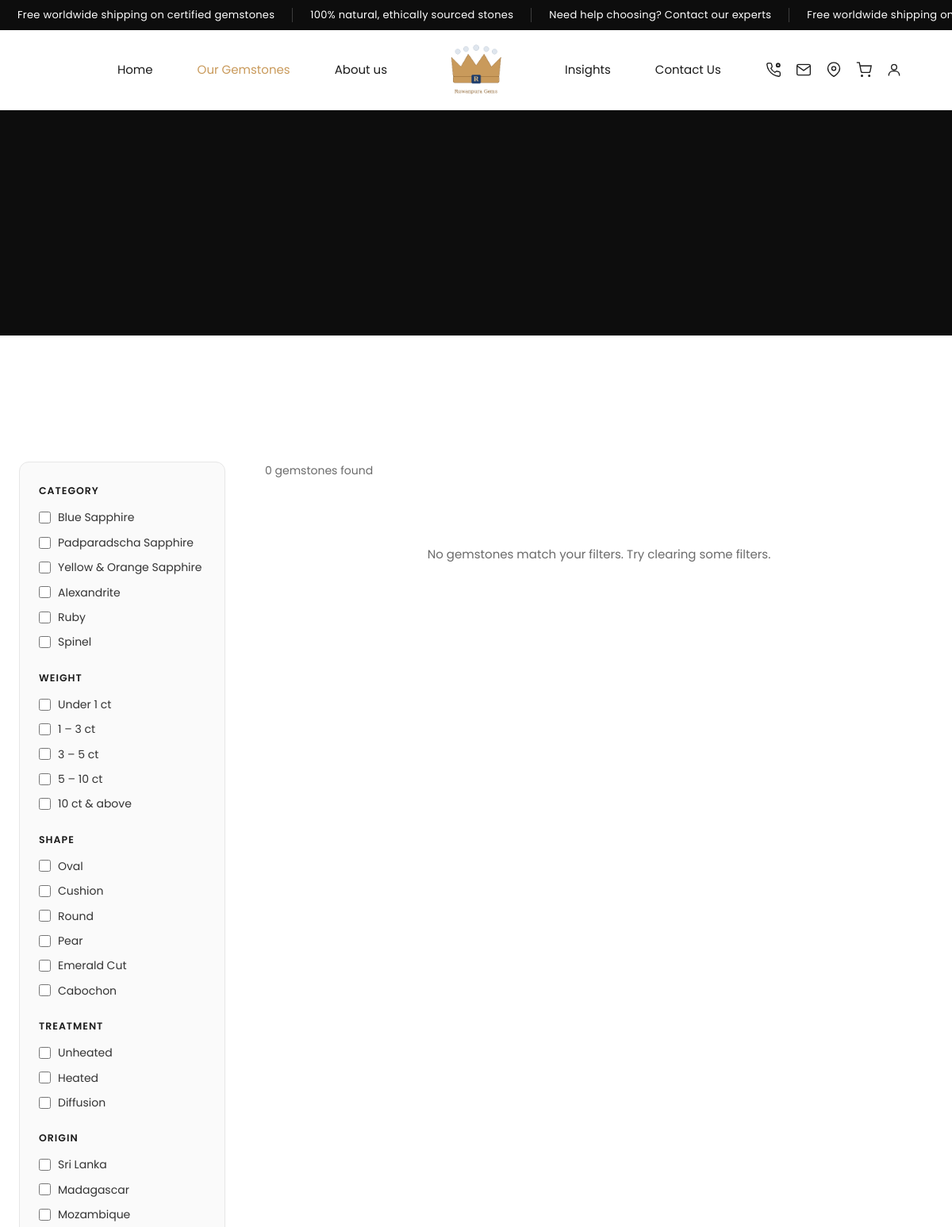
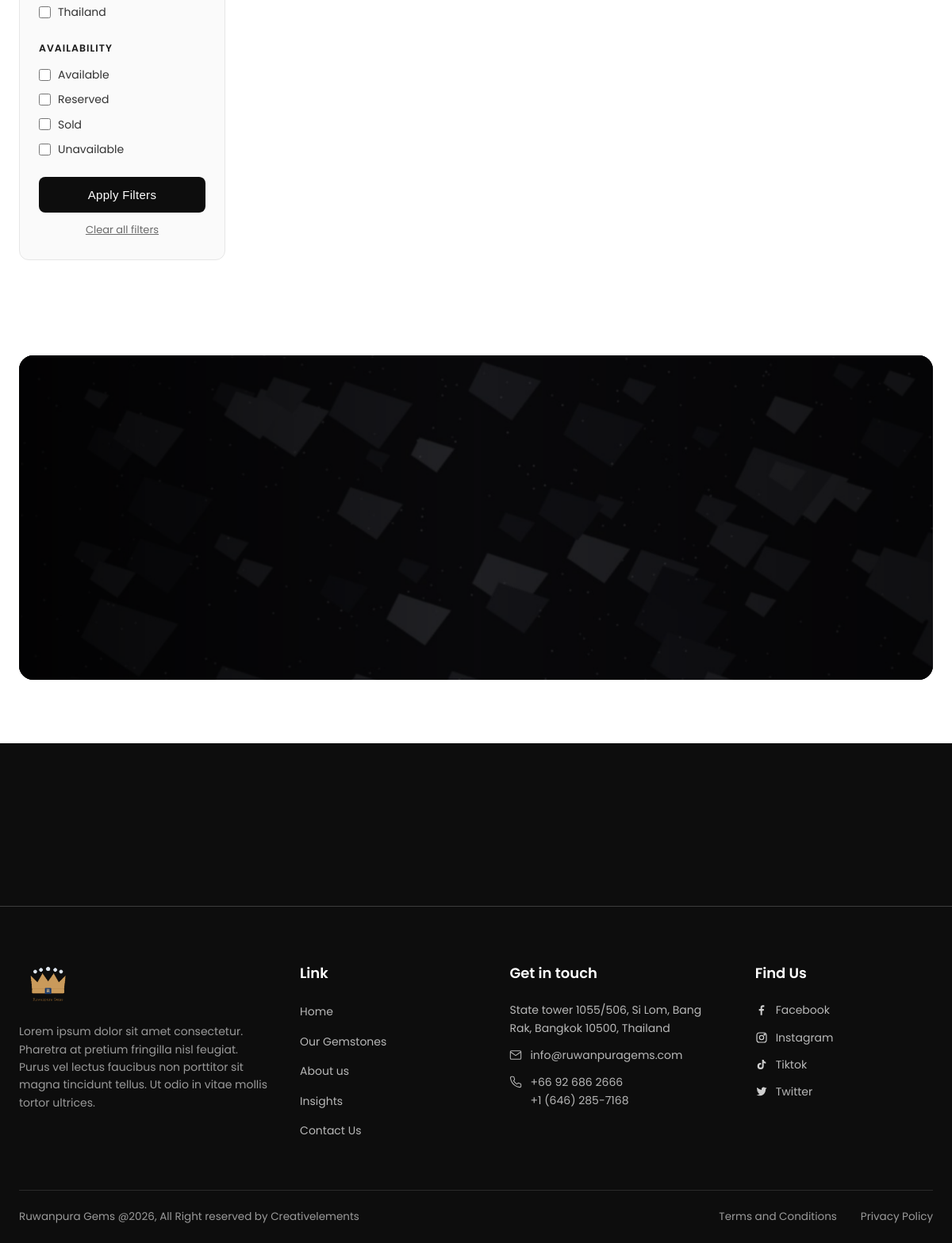
Page /gemstones.php on the committed database (2 pictures, top to bottom).
### tables this page shows
CREATE TABLE IF NOT EXISTS `announcement_cards` (
  `id` INT(11) NOT NULL AUTO_INCREMENT,
  `text` VARCHAR(255) DEFAULT NULL,
  `link` VARCHAR(255) DEFAULT NULL,
  `sort_order` INT(11) NOT NULL DEFAULT 0,
  `is_active` TINYINT(1) NOT NULL DEFAULT 1,
  PRIMARY KEY (`id`)
);

CREATE TABLE IF NOT EXISTS `gem_categories` (
  `id` INT(11) NOT NULL AUTO_INCREMENT,
  `name` VARCHAR(120) NOT NULL,
  `slug` VARCHAR(140) NOT NULL,
  `sort_order` INT(11) NOT NULL DEFAULT 0,
  `is_active` TINYINT(1) NOT NULL DEFAULT 1,
  PRIMARY KEY (`id`),
  UNIQUE KEY `slug` (`slug`)
);

CREATE TABLE IF NOT EXISTS `gem_shapes` (
  `id` INT(11) NOT NULL AUTO_INCREMENT,
  `name` VARCHAR(120) NOT NULL,
  `sort_order` INT(11) NOT NULL DEFAULT 0,
  `is_active` TINYINT(1) NOT NULL DEFAULT 1,
  PRIMARY KEY (`id`)
);

CREATE TABLE IF NOT EXISTS `gem_treatments` (
  `id` INT(11) NOT NULL AUTO_INCREMENT,
  `name` VARCHAR(120) NOT NULL,
  `sort_order` INT(11) NOT NULL DEFAULT 0,
  `is_active` TINYINT(1) NOT NULL DEFAULT 1,
  PRIMARY KEY (`id`)
);

CREATE TABLE IF NOT EXISTS `gem_origins` (
  `id` INT(11) NOT NULL AUTO_INCREMENT,
  `name` VARCHAR(120) NOT NULL,
  `sort_order` INT(11) NOT NULL DEFAULT 0,
  `is_active` TINYINT(1) NOT NULL DEFAULT 1,
  PRIMARY KEY (`id`)
);

### includes/db.php (called while the page is built, shortened)
<?php
class Database
{
    private static $instance = null;
    private function __construct()
    {
        $dsn = 'mysql:host=' . DB_HOST . ';dbname=' . DB_NAME . ';charset=' . DB_CHARSET;
        $options = [
            PDO::ATTR_ERRMODE            => PDO::ERRMODE_EXCEPTION,
            PDO::ATTR_DEFAULT_FETCH_MODE => PDO::FETCH_ASSOC,
            PDO::ATTR_EMULATE_PREPARES   => false,
        ];
        try {
            $this->pdo = new PDO($dsn, DB_USER, DB_PASS, $options);
        } catch (PDOException $e) {
            die('Database connection failed: ' . htmlspecialchars($e->getMessage()));
        }
    }
    public static function getInstance()
    {
        if (self::$instance === null) {
            self::$instance = new self();
        }
        return self::$instance;
    }
}
function db()
{
    return Database::getInstance()->pdo;
}

### includes/functions.php (called while the page is built, shortened)
<?php
require_once __DIR__ . '/db.php';
function e($str)
{
    return htmlspecialchars($str ?? '', ENT_QUOTES, 'UTF-8');
}
function get_all_content()
{
    static $cache = null;
    if ($cache !== null) return $cache;
    $rows = db()->query("SELECT block_key, block_value FROM content_blocks")->fetchAll();
    $cache = [];
    foreach ($rows as $r) {
        $cache[$r['block_key']] = $r['block_value'];
    }
    return $cache;
}
function c($key, $default = '')
{
    $all = get_all_content();
    return isset($all[$key]) && $all[$key] !== null ? $all[$key] : $default;
}
function get_all_settings()
{
    static $cache = null;
    if ($cache !== null) return $cache;
    $rows = db()->query("SELECT setting_key, setting_value FROM settings")->fetchAll();
    $cache = [];
    foreach ($rows as $r) {
        $cache[$r['setting_key']] = $r['setting_value'];
    }
    return $cache;
}
function setting($key, $default = '')
{
    $all = get_all_settings();
    return isset($all[$key]) && $all[$key] !== null && $all[$key] !== '' ? $all[$key] : $default;
}
function logo_url()
{
    $logo = setting('site_logo');
    return BASE_URL . 'assets/images/logo.png';
}
    ?>
    <?php
function get_announcement_cards($activeOnly = true)
{
    $sql = "SELECT * FROM announcement_cards" . ($activeOnly ? " WHERE is_active=1" : "") . " ORDER BY sort_order, id";
    return db()->query($sql)->fetchAll();
}
function get_categories($activeOnly = true)
{
    $sql = "SELECT * FROM gem_categories" . ($activeOnly ? " WHERE is_active=1" : "") . " ORDER BY sort_order, id";
    return db()->query($sql)->fetchAll();
}
function get_shapes($activeOnly = true)
{
    $sql = "SELECT * FROM gem_shapes" . ($activeOnly ? " WHERE is_active=1" : "") . " ORDER BY sort_order, id";
    return db()->query($sql)->fetchAll();
}
function get_treatments($activeOnly = true)
{
    $sql = "SELECT * FROM gem_treatments" . ($activeOnly ? " WHERE is_active=1" : "") . " ORDER BY sort_order, id";
    return db()->query($sql)->fetchAll();
}
function get_origins($activeOnly = true)
{
    $sql = "SELECT * FROM gem_origins" . ($activeOnly ? " WHERE is_active=1" : "") . " ORDER BY sort_order, id";
    return db()->query($sql)->fetchAll();
}
function weight_ranges()
{
    return [
        'u1'   => ['label' => 'Under 1 ct',    'min' => 0,  'max' => 1],
        '1-3'  => ['label' => '1 – 3 ct',       'min' => 1,  'max' => 3],
        '3-5'  => ['label' => '3 – 5 ct',       'min' => 3,  'max' => 5],
        '5-10' => ['label' => '5 – 10 ct',      'min' => 5,  'max' => 10],
        '10p'  => ['label' => '10 ct & above',  'min' => 10, 'max' => null],
    ];
}
function product_status_labels()
{
    return [
        'available'   => 'Available',
        'reserved'    => 'Reserved',
        'sold'        => 'Sold',
        'unavailable' => 'Unavailable',
    ];
}

### gemstones.php (the view, shortened to what this page needs)
<?php
require_once __DIR__ . '/includes/functions.php';
$categories   = get_categories();
$shapes       = get_shapes();
$treatments   = get_treatments();
$origins      = get_origins();
$weightRanges = weight_ranges();
$statusLabels = product_status_labels();
include __DIR__ . '/includes/header.php';
?>
<section class="catalogue-hero">
</section>
<section class="catalogue">
    <div class="container">
        <div class="catalogue-toolbar-row">
        </div>
        <div class="catalogue-layout">
            <aside class="catalogue-filters" id="catalogueFilters">
                <form method="get" id="filterForm">
                    <div class="filters-drawer-body">
                    <div class="filter-group">
                        <h4>Category</h4>
                        <?php foreach ($categories as $c): ?>
                            <label class="filter-check">
                                <input type="checkbox" name="category[]" value="<?= (int) $c['id'] ?>" <?= in_array($c['id'], $filters['category']) ? 'checked' : '' ?>>
                                <?= e($c['name']) ?>
                            </label>
                        <?php endforeach; ?>
                    </div>
                    <div class="filter-group">
                        <h4>Weight</h4>
                        <?php foreach ($weightRanges as $key => $r): ?>
                            <label class="filter-check">
                                <input type="checkbox" name="weight[]" value="<?= e($key) ?>" <?= in_array($key, $filters['weight']) ? 'checked' : '' ?>>
                                <?= e($r['label']) ?>
                            </label>
                        <?php endforeach; ?>
                    </div>
                    <div class="filter-group">
                        <h4>Shape</h4>
                        <?php foreach ($shapes as $s): ?>
                            <label class="filter-check">
                                <input type="checkbox" name="shape[]" value="<?= (int) $s['id'] ?>" <?= in_array($s['id'], $filters['shape']) ? 'checked' : '' ?>>
                                <?= e($s['name']) ?>
                            </label>
                        <?php endforeach; ?>
                    </div>
                    <div class="filter-group">
                        <h4>Treatment</h4>
                        <?php foreach ($treatments as $t): ?>
                            <label class="filter-check">
                                <input type="checkbox" name="treatment[]" value="<?= (int) $t['id'] ?>" <?= in_array($t['id'], $filters['treatment']) ? 'checked' : '' ?>>
                                <?= e($t['name']) ?>
                            </label>
                        <?php endforeach; ?>
                    </div>
                    <div class="filter-group">
                        <h4>Origin</h4>
                        <?php foreach ($origins as $o): ?>
                            <label class="filter-check">
                                <input type="checkbox" name="origin[]" value="<?= (int) $o['id'] ?>" <?= in_array($o['id'], $filters['origin']) ? 'checked' : '' ?>>
                                <?= e($o['name']) ?>
                            </label>
                        <?php endforeach; ?>
                    </div>
                    <div class="filter-group">
                        <h4>Availability</h4>
                        <?php foreach ($statusLabels as $key => $label): ?>
                            <label class="filter-check">
                                <input type="checkbox" name="status[]" value="<?= e($key) ?>" <?= in_array($key, $filters['status']) ? 'checked' : '' ?>>
                                <?= e($label) ?>
                            </label>
                        <?php endforeach; ?>
                    </div>
                    <button type="submit" class="btn-dark catalogue-apply-btn">Apply Filters</button>
                    <a href="<?= BASE_URL ?>gemstones.php" class="catalogue-clear">Clear all filters</a>
                    </div>
                </form>
            </aside>
            <div class="catalogue-main" id="catalogueResults">
                <?php include __DIR__ . '/includes/gemstone-results.php'; ?>
            </div>
        </div>
    </div>
</section>
<?php include __DIR__ . '/includes/cta-banner.php'; ?>
<?php include __DIR__ . '/includes/footer.php'; ?>

### includes/header.php (shortened to what this page needs)
<?php
require_once __DIR__ . '/functions.php';
$currentPage = basename($_SERVER['PHP_SELF']);
?>
<!DOCTYPE html>
<html lang="en">
<head>
    <?php
        $__siteName = setting('site_name', 'Ruwanpura Gems');
        $__title    = !empty($pageTitle) ? $pageTitle . ' — ' . $__siteName : $__siteName . ' — ' . c('hero_title');
    ?>
    <link rel="stylesheet" href="https://cdnjs.cloudflare.com/ajax/libs/font-awesome/6.5.1/css/all.min.css">
    <link rel="stylesheet" href="<?= BASE_URL ?>assets/css/style.css">
</head>
<body>
<?php $announcementCards = get_announcement_cards(); ?>
<?php if ($announcementCards): ?>
<div class="announcement-bar">
    <div class="announcement-row">
        <?php for ($i = 0; $i < 2; $i++): ?>
            <?php foreach ($announcementCards as $ac): ?>
                <?php if ($ac['link']): ?>
                    <a href="<?= e($ac['link']) ?>" class="announcement-card"><?= e($ac['text']) ?></a>
                <?php else: ?>
                    <span class="announcement-card"><?= e($ac['text']) ?></span>
                <?php endif; ?>
            <?php endforeach; ?>
        <?php endfor; ?>
    </div>
</div>
<?php endif; ?>
<header class="site-header<?= $currentPage === 'index.php' ? ' site-header--transparent' : '' ?>">
    <div class="container">
        <nav class="nav">
            <div class="nav-left nav-menu">
                <a href="<?= BASE_URL ?>index.php" class="nav-link<?= $currentPage === 'index.php' ? ' active' : '' ?>"><?= e(c('nav_home')) ?></a>
                <a href="<?= BASE_URL ?>gemstones.php" class="nav-link<?= in_array($currentPage, ['gemstones.php', 'gemstone.php'], true) ? ' active' : '' ?>"><?= e(c('nav_gemstones')) ?></a>
                <a href="<?= BASE_URL ?>about.php" class="nav-link<?= $currentPage === 'about.php' ? ' active' : '' ?>"><?= e(c('nav_about')) ?></a>
            </div>
            <a class="nav-logo" href="<?= BASE_URL ?>index.php">
                <img class="logo-default" src="<?= logo_url() ?>" alt="<?= e(setting('site_name')) ?>"
                     onerror="this.style.display='none'">
            </a>
            <div class="nav-right">
                <a href="<?= BASE_URL ?>blog.php" class="nav-link<?= in_array($currentPage, ['blog.php', 'blog-post.php'], true) ? ' active' : '' ?>"><?= e(c('nav_news')) ?></a>
                <a href="<?= BASE_URL ?>contact.php" class="nav-link<?= $currentPage === 'contact.php' ? ' active' : '' ?>"><?= e(c('nav_contact')) ?></a>
                <div class="nav-icons">
                    <a href="tel:<?= e(c('footer_phone1')) ?>" aria-label="Call">
                    </a>
                    <a href="mailto:<?= e(c('footer_email')) ?>" aria-label="Email">
                        <svg viewBox="0 0 24 24" fill="none" stroke="currentColor" stroke-width="1.6"><rect x="2" y="4" width="20" height="16" rx="2"/><path d="m2 6 10 7L22 6"/></svg>
                    </a>
                    <a href="<?= BASE_URL ?>contact.php" aria-label="Location">
                        <svg viewBox="0 0 24 24" fill="none" stroke="currentColor" stroke-width="1.6"><path d="M21 10c0 7-9 12-9 12s-9-5-9-12a9 9 0 0 1 18 0z"/><circle cx="12" cy="10" r="3"/></svg>
                    </a>
                    <a href="<?= BASE_URL ?>cart.php" aria-label="Cart" class="cart-icon-link">
                        <svg viewBox="0 0 24 24" fill="none" stroke="currentColor" stroke-width="1.6"><circle cx="9" cy="21" r="1"/><circle cx="20" cy="21" r="1"/><path d="M1 1h4l2.7 13.4a2 2 0 0 0 2 1.6h9.7a2 2 0 0 0 2-1.6L23 6H6"/></svg>
                    </a>
                    <a href="<?= BASE_URL ?><?= !empty($_SESSION['customer_id']) ? 'account/index.php' : 'account/login.php' ?>" aria-label="<?= !empty($_SESSION['customer_id']) ? 'My Account' : 'Login' ?>">
                        <svg viewBox="0 0 24 24" fill="none" stroke="currentColor" stroke-width="1.6"><circle cx="12" cy="8" r="4"/><path d="M4 21v-1a6 6 0 0 1 6-6h4a6 6 0 0 1 6 6v1"/></svg>
                    </a>
                </div>
            </div>
        </nav>
    </div>
</header>

### rows in the picture
announcement_cards: text "Free worldwide shipping on certified gemstones", text "Free worldwide shipping…"
announcement_cards: text "100% natural, ethically sourced stones"
announcement_cards: text "Need help choosing? Contact our experts"
gem_categories: name "Blue Sapphire"
gem_categories: name "Padparadscha Sapphire"
gem_categories: name "Yellow & Orange Sapphire"
gem_categories: name "Alexandrite"
gem_categories: name "Ruby"
gem_categories: name "Spinel"
gem_shapes: name "Oval"
gem_shapes: name "Cushion"
gem_shapes: name "Round"
gem_shapes: name "Pear"
gem_shapes: name "Emerald Cut"
gem_shapes: name "Cabochon"
gem_treatments: name "Unheated"
gem_treatments: name "Heated"
gem_treatments: name "Diffusion"
gem_origins: name "Sri Lanka"
gem_origins: name "Madagascar"
gem_origins: name "Mozambique"
gem_origins: name "Thailand"

### other values in the picture
c('nav_home') "Home"
c('nav_gemstones') "Our Gemstones"
c('nav_about') "About us"
c('nav_news') "Insights"
c('nav_contact') "Contact Us"
$r['label'] "Under 1 ct"
$r['label'] "1 – 3 ct"
$r['label'] "3 – 5 ct"
$r['label'] "5 – 10 ct"
$r['label'] "10 ct & above"
$label "Available"
$label "Reserved"
$label "Sold"
$label "Unavailable"
$result['total'] "0"
